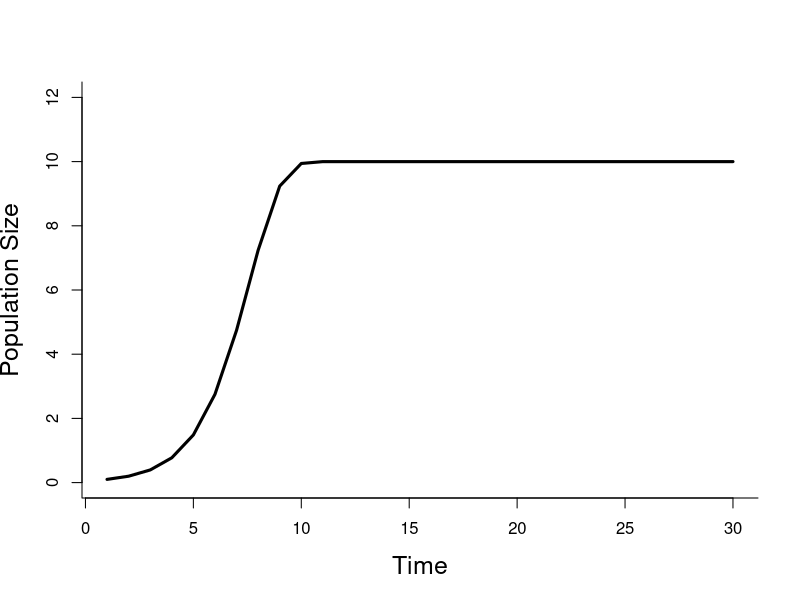
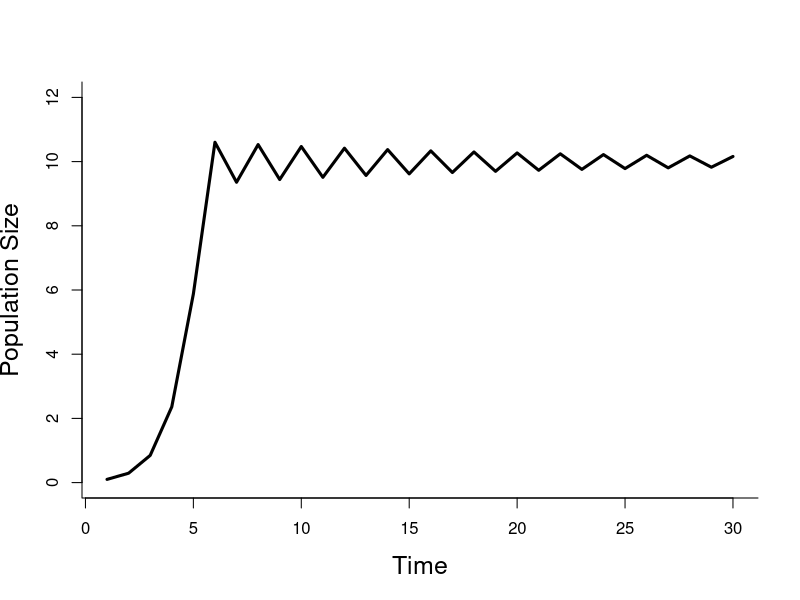
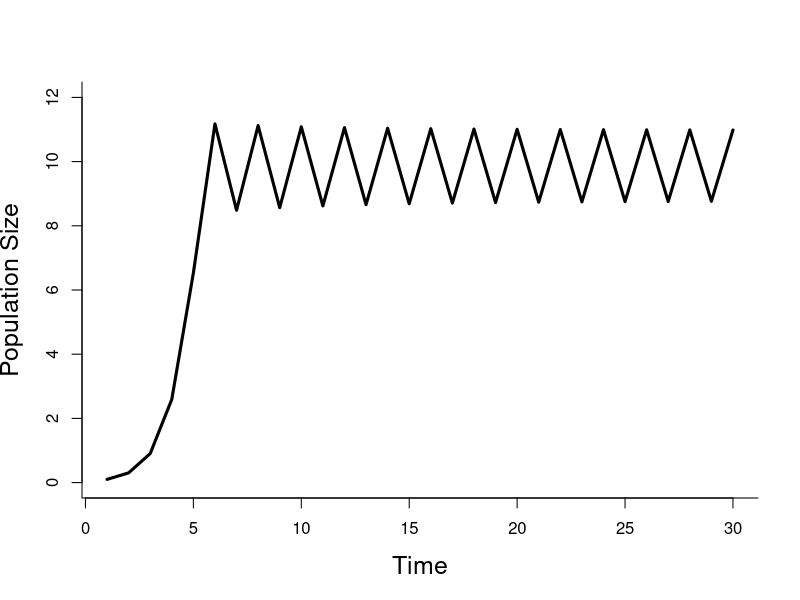
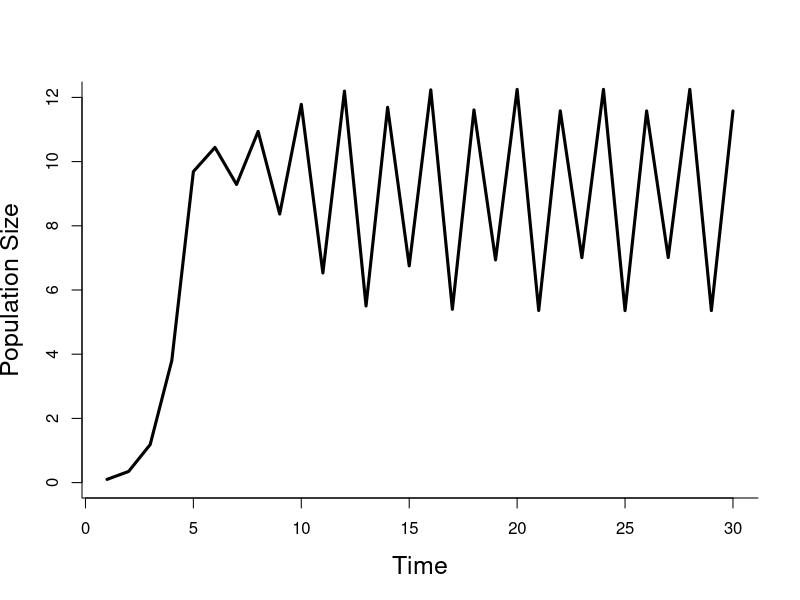
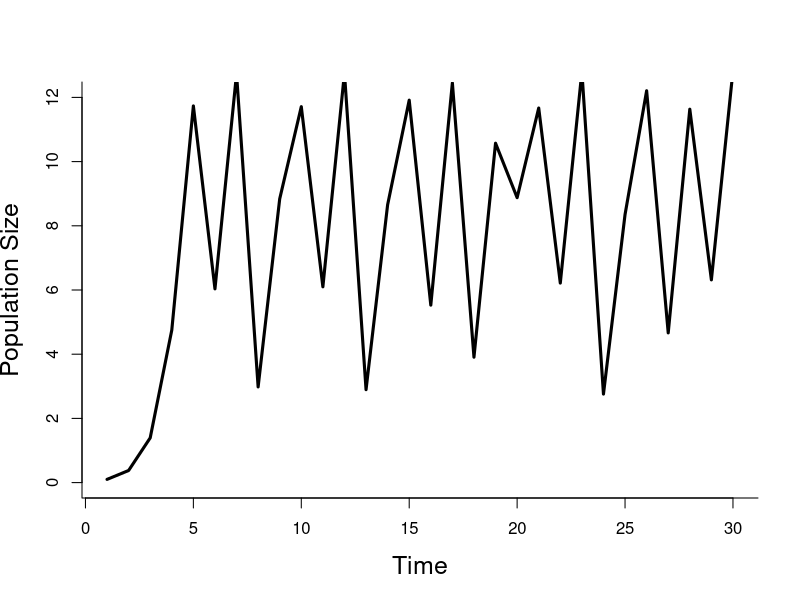
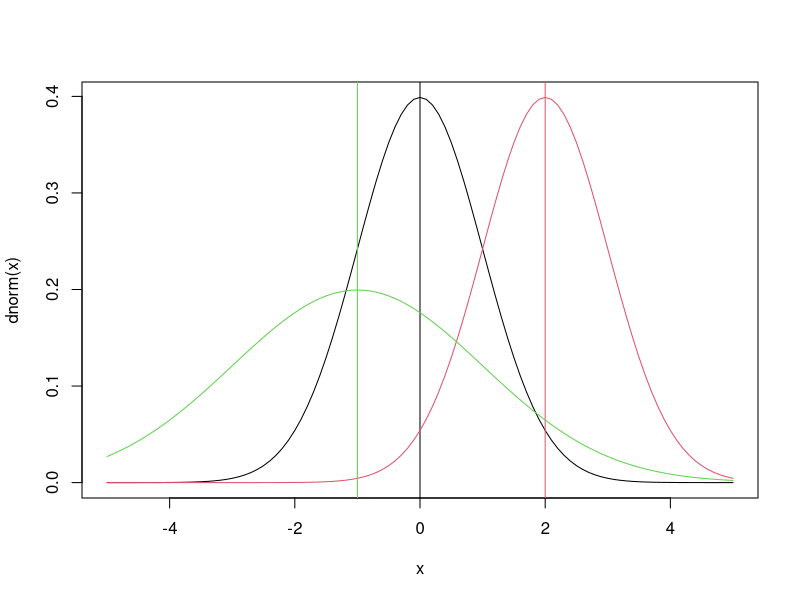
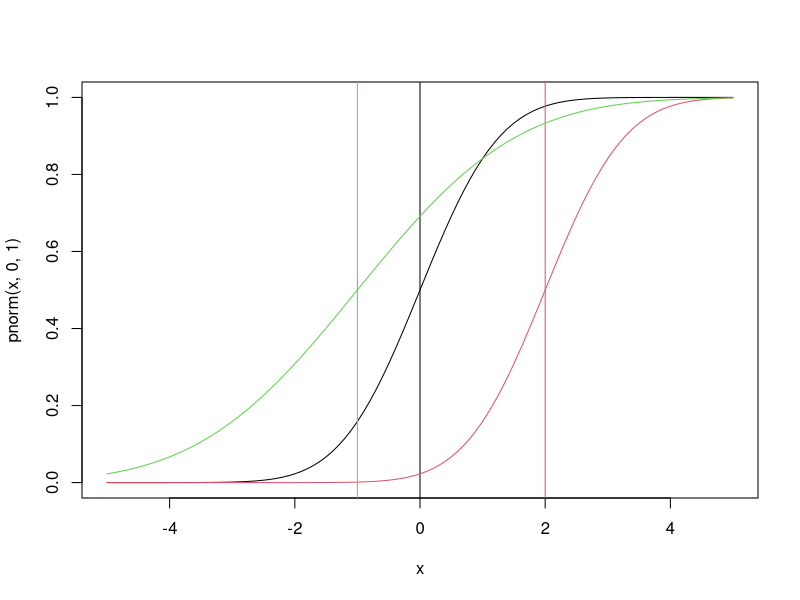
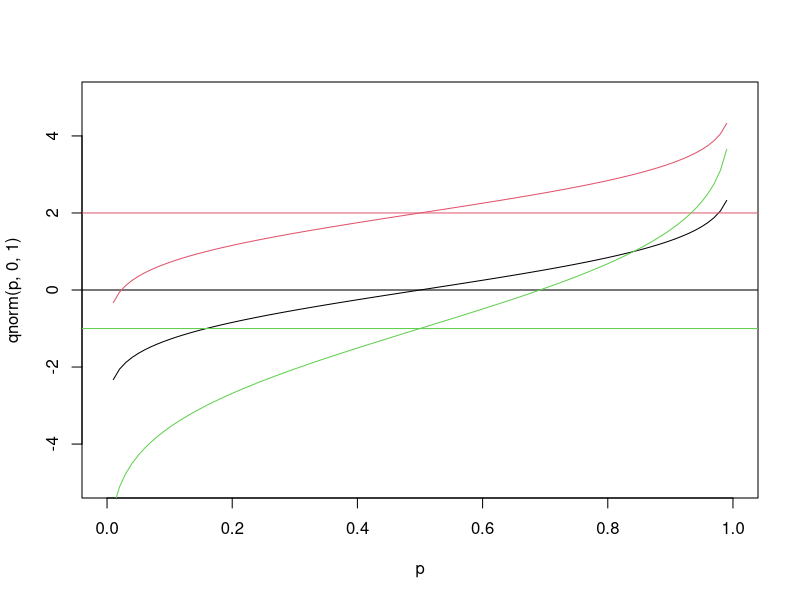

R code for these plots, in order:
## ---- chunk 1
r = 1         ## intrinsic growth rate
K = 10        ## carrying capacity      
n0 = .1       ## initial population size
NT = 30       ## number of time steps to simulate
time = 1:NT
## ---- chunk 2
n = rep(n0,NT)    ## vector to store results
for(t in 2:NT){
  n[t] = n[t-1] + r*n[t-1]*(1-n[t-1]/K)
}
## ---- chunk 3
plot(time,n,ylim=c(0,12),lwd=3,type='l',
     ,bty='l',cex.lab=1.5,
      xlab="Time",ylab="Population Size")
## ---- chunk 4
r = 1.95         ## intrinsic growth rate

n = rep(n0,NT)    ## vector to store results
for(t in 2:NT){
  n[t] = n[t-1] + r*n[t-1]*(1-n[t-1]/K)
}

plot(time,n,ylim=c(0,12),lwd=3,type='l',
     ,bty='l',cex.lab=1.5,
      xlab="Time",ylab="Population Size")

### ^ damping oscillation

r = 2.05         ## intrinsic growth rate

n = rep(n0,NT)    ## vector to store results
for(t in 2:NT){
  n[t] = n[t-1] + r*n[t-1]*(1-n[t-1]/K)
}

plot(time,n,ylim=c(0,12),lwd=3,type='l',
     ,bty='l',cex.lab=1.5,
      xlab="Time",ylab="Population Size")

### ^ 2 point oscillation

r = 2.5         ## intrinsic growth rate

n = rep(n0,NT)    ## vector to store results
for(t in 2:NT){
  n[t] = n[t-1] + r*n[t-1]*(1-n[t-1]/K)
}

plot(time,n,ylim=c(0,12),lwd=3,type='l',
     ,bty='l',cex.lab=1.5,
      xlab="Time",ylab="Population Size")

### ^ 4 point oscillation

r = 2.8         ## intrinsic growth rate

n = rep(n0,NT)    ## vector to store results
for(t in 2:NT){
  n[t] = n[t-1] + r*n[t-1]*(1-n[t-1]/K)
}

plot(time,n,ylim=c(0,12),lwd=3,type='l',
     ,bty='l',cex.lab=1.5,
      xlab="Time",ylab="Population Size")

### ^ chaotic regime
## ---- chunk 5
x = seq(-5,5,by=0.1)
plot(x,dnorm(x),type='l')  		## that’s a lowercase “L” for “line”
abline(v=0)					## add a line to indicate the mean (“v” is for “vertical”)
lines(x,dnorm(x,2),col=2)			## try changing the mean (“col” sets the color)
abline(v=2,col=2)
lines(x,dnorm(x,-1,2),col=3)			## try changing the mean and standard dev
abline(v=-1,col=3)
## ---- chunk 6
plot(x,pnorm(x,0,1),type='l')
abline(v=0)
lines(x,pnorm(x,2,1),col=2)
abline(v=2,col=2)
lines(x,pnorm(x,-1,2),col=3)
abline(v=-1,col=3)
## ---- chunk 7
p = seq(0,1,by=0.01)
plot(p,qnorm(p,0,1),type='l',ylim=range(x))    # ylim sets the y-axis range
# range returns the min/max as a 2-element vector
abline(h=0)						# “h” for “horizontal”
lines(p,qnorm(p,2,1),col=2)
abline(h=2,col=2)
lines(p,qnorm(p,-1,2),col=3)
abline(h=-1,col=3)
## ---- chunk 8
qnorm(c(0.025,0.975),0,1)		# what width CI is specified by these values?
plot(p,qnorm(p,0,1),type='l',ylim=range(x))
abline(v=c(0.025,0.975),lty=2)	# add vertical lines at the CI
abline(h=qnorm(c(0.025,0.975)),lty=2)	#add horizontal lines at the threshold vals
plot(x,dnorm(x,0,1),type='l')		# plot the corresponding pdf
abline(v=qnorm(c(0.025,0.975)),lty=2)
## ---- chunk 9
n = c(10,100,1000,10000)	# sequence of sample sizes
for(i in 1:4){			# loop over these sample sizes
  hist(rnorm(n[i]),main=n[i],probability=TRUE,breaks=40)  
				#here breaks defines number of bins in the histogram
  lines(x,dnorm(x),col=2)
}
## ---- chunk 10
x = seq(0,10,by=1)
plot(x, dpois(x,1), type='l')


plot(x, ppois(x,1), type='l')

p = seq(0,1,by=0.1)
plot(p,qpois(p,1), type='l', ylim= range(x))

n = c(10,100,1000,10000)    # sequence of sample sizes
for(i in 1:4){          # loop over these sample sizes
  hist(rpois(n[i],1),main=n[i],probability=TRUE,breaks=40)  
                #here breaks defines number of bins in the histogram
  lines(x,dpois(x,1),col=2)
}
## ---- chunk 11
x = rnorm(10000,0,1)
y = x^2

hist(x,main="Original distribution",breaks=40)
abline(v=quantile(x,c(0.025,0.5,0.975)),lty=c(2,1,2),lwd=3,col="orange")
abline(v=mean(x),col="red",lwd=3,lty=3)

hist(y,main="Transformed distribution",breaks=40)
abline(v=quantile(y,c(0.025,0.5,0.975)),lty=c(2,1,2),lwd=3,col="orange")
abline(v=mean(y),col="red",lwd=3,lty=3)
## ---- chunk 12
z = dlnorm(x,meanlog=0,sdlog=0.5)
y = sin(x)

hist(z, main="Original Distribution", breaks=40)
abline(v=quantile(x,c(0.025,0.5,0.975)),lty=c(2,1,2),lwd=3,col="orange")
abline(v=mean(z),col="red",lwd=3,lty=3)

hist(y,main="Transformed distribution", breaks=40)
abline(v=quantile(y,c(0.025,0.5,0.975)),lty=c(2,1,2),lwd=3,col="orange")
abline(v=mean(y),col="red",lwd=3,lty=3)
## ---- chunk 13
r.sd = 0.2     ## standard deviation on r
K.sd = 1.0     ## standard deviation on K
NE = 1000      ## Ensemble size
## ---- chunk 14
n = matrix(n0,NE,NT)   # storage for all simulations
rE = rnorm(NE,r,r.sd)  # sample of r
KE = rnorm(NE,K,K.sd)  # sample of K
for(i in 1:NE){        # loop over samples
  for(t in 2:NT){      # for each sample, simulate throught time
    n[i,t] = n[i,t-1] + rE[i]*n[i,t-1]*(1-n[i,t-1]/KE[i])
  }
}
## ---- chunk 15
n.stats = apply(n,2,quantile,c(0.025,0.5,0.975))
## ---- chunk 16
ciEnvelope <- function(x,ylo,yhi,col="lightgrey",...){
  polygon(cbind(c(x, rev(x), x[1]), c(ylo, rev(yhi),
  ylo[1])), border = NA,col=col,...)
}
## ---- chunk 17
hist(rE)
abline(v=mean(rE), col="red")

hist(KE)
abline(v=mean(KE), col="red")
## ---- chunk 18
plot(time,n[10,], type='l')
lines(n[15,], type='l')
lines(n[45,], type='l')
lines(n[70,], type='l')
lines(n[100,], type='l')
lines(n[250,], type='l')
lines(n[214,], type='l')
lines(n[267,], type='l')
lines(n[333,], type='l')
lines(n[500,], type='l')

## ---- chunk 19
hist(n[,15]) ## ylim=c(0,200), xlim=c(5,15)
abline(v=mean(n[,15]), col="red")

## note: this histogram plots completely different graphs when the program is run vs when it is knitted, and adding the x and y lims did not fix the problem. The histogram it draws when it is run shows a bell curved set of bars between 5 and 14 with a mean of 10.
## ---- chunk 20
median(n) ## 9.503213 (row 757)
m = median(n)
s = sd(n)
hi = c(NA,NA,NA,NA,NA,NA,NA,NA,NA,NA,NA,NA,NA,NA,NA,NA,NA,NA,NA,NA,NA,NA,NA,NA,NA,NA,NA,NA,NA,NA)
lo = c(NA,NA,NA,NA,NA,NA,NA,NA,NA,NA,NA,NA,NA,NA,NA,NA,NA,NA,NA,NA,NA,NA,NA,NA,NA,NA,NA,NA,NA,NA)
for (i in 1:30) {
  hi[i] = m + (1.96 * s/sqrt(1000))
  lo[i] = m - (1.96 * s/sqrt(1000))
}

plot(n[757,], type='l')
ciEnvelope(n[757,],hi,lo,col="lightgrey")

### ...i tried 
## ---- chunk 21
r = 0.3
n0.sd = 0.6
n0s = rlnorm(NE,log(n0),n0.sd)
n = matrix(n0s,NE,NT)
for(i in 1:NE){
  for(t in 2:NT){
    n[i,t] = n[i,t-1] + r*n[i,t-1]*(1-n[i,t-1]/K)
  }
}
